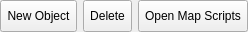
                     <widget class="QFrame" name="frame_4">
                      <property name="maximumSize">
                       <size>
                        <width>16777215</width>
                        <height>32</height>
                       </size>
                      </property>
                      <property name="frameShape">
                       <enum>QFrame::Shape::NoFrame</enum>
                      </property>
                      <property name="frameShadow">
                       <enum>QFrame::Shadow::Raised</enum>
                      </property>
                      <property name="lineWidth">
                       <number>0</number>
                      </property>
                      <layout class="QHBoxLayout" name="horizontalLayout">
                       <property name="leftMargin">
                        <number>0</number>
                       </property>
                       <property name="topMargin">
                        <number>0</number>
                       </property>
                       <property name="rightMargin">
                        <number>0</number>
                       </property>
                       <property name="bottomMargin">
                        <number>0</number>
                       </property>
                       <item>
                        <widget class="NewEventToolButton" name="newEventToolButton">
                         <property name="sizePolicy">
                          <sizepolicy hsizetype="Fixed" vsizetype="Expanding">
                           <horstretch>0</horstretch>
                           <verstretch>0</verstretch>
                          </sizepolicy>
                         </property>
                         <property name="toolTip">
                          <string>&lt;html&gt;&lt;head/&gt;&lt;body&gt;&lt;p&gt;Add a new event to the map.&lt;/p&gt;&lt;/body&gt;&lt;/html&gt;</string>
                         </property>
                         <property name="text">
                          <string>New Object</string>
                         </property>
                         <property name="icon">
                          <iconset resource="../resources/images.qrc">
                           <normaloff>:/icons/add.ico</normaloff>:/icons/add.ico</iconset>
                         </property>
                         <property name="toolButtonStyle">
                          <enum>Qt::ToolButtonStyle::ToolButtonTextBesideIcon</enum>
                         </property>
                        </widget>
                       </item>
                       <item>
                        <widget class="QToolButton" name="toolButton_deleteEvent">
                         <property name="sizePolicy">
                          <sizepolicy hsizetype="Fixed" vsizetype="Expanding">
                           <horstretch>0</horstretch>
                           <verstretch>0</verstretch>
                          </sizepolicy>
                         </property>
                         <property name="toolTip">
                          <string>&lt;html&gt;&lt;head/&gt;&lt;body&gt;&lt;p&gt;Delete the selected event from the map.&lt;/p&gt;&lt;/body&gt;&lt;/html&gt;</string>
                         </property>
                         <property name="text">
                          <string>Delete</string>
                         </property>
                         <property name="icon">
                          <iconset resource="../resources/images.qrc">
                           <normaloff>:/icons/delete.ico</normaloff>:/icons/delete.ico</iconset>
                         </property>
                         <property name="toolButtonStyle">
                          <enum>Qt::ToolButtonStyle::ToolButtonTextBesideIcon</enum>
                         </property>
                         <property name="autoRaise">
                          <bool>false</bool>
                         </property>
                        </widget>
                       </item>
                       <item>
                        <spacer name="horizontalSpacer_3">
                         <property name="orientation">
                          <enum>Qt::Orientation::Horizontal</enum>
                         </property>
                         <property name="sizeHint" stdset="0">
                          <size>
                           <width>0</width>
                           <height>0</height>
                          </size>
                         </property>
                        </spacer>
                       </item>
                       <item>
                        <widget class="QToolButton" name="toolButton_Open_Scripts">
                         <property name="sizePolicy">
                          <sizepolicy hsizetype="Fixed" vsizetype="Expanding">
                           <horstretch>0</horstretch>
                           <verstretch>0</verstretch>
                          </sizepolicy>
                         </property>
                         <property name="text">
                          <string>Open Map Scripts</string>
                         </property>
                         <property name="autoRaise">
                          <bool>false</bool>
                         </property>
                        </widget>
                       </item>
                      </layout>
                     </widget>
